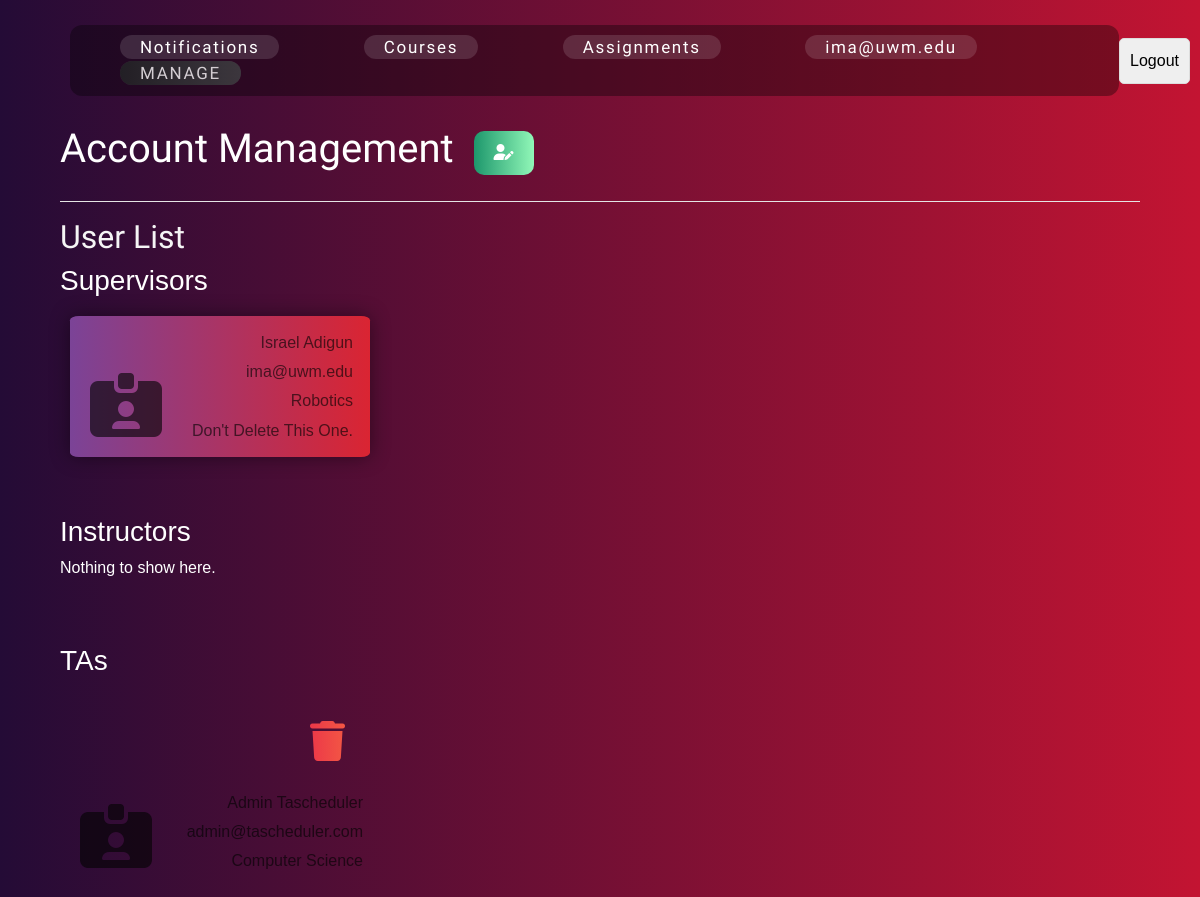
The app's page /account-management/ (signed in), older data.
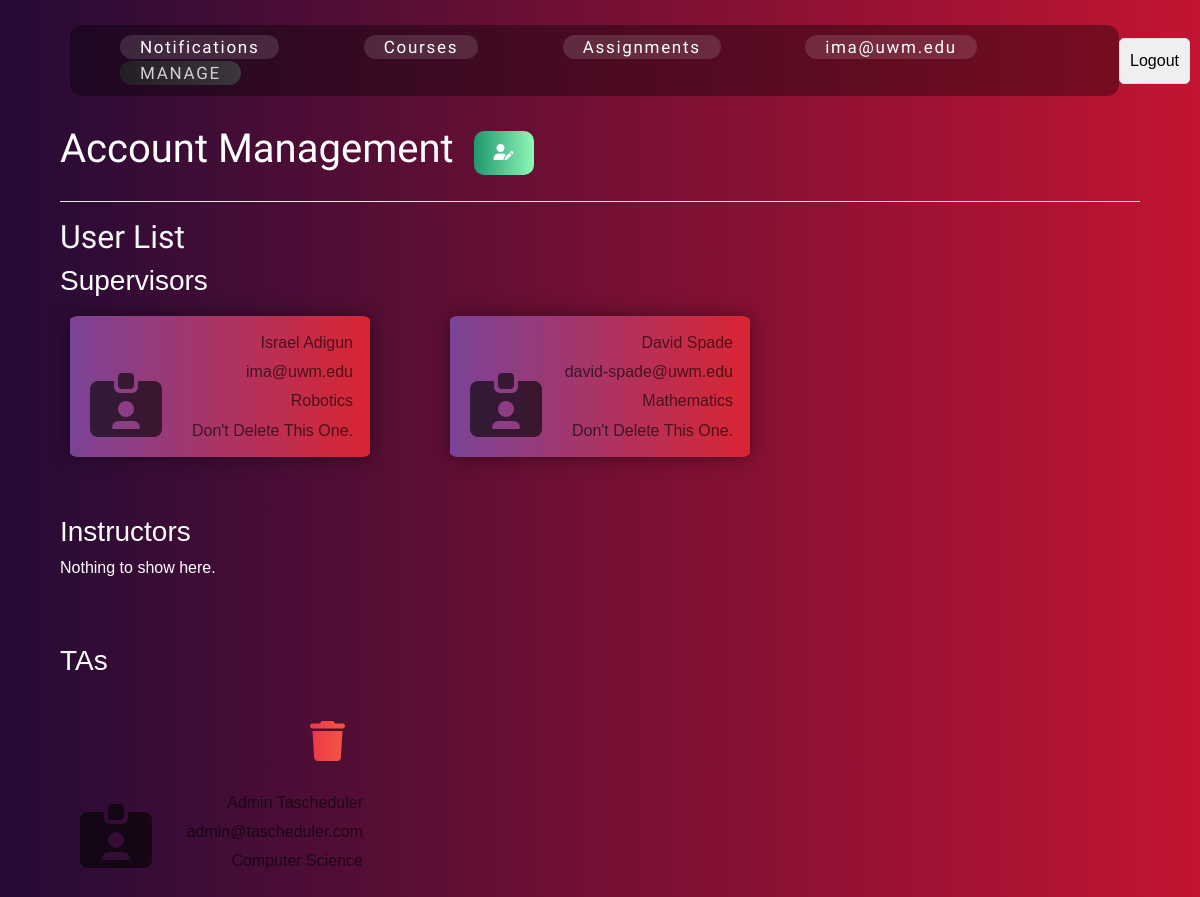
The same page, newer data.
### TAScheduler/models.py (models this page shows, shortened)
class Supervisor(models.Model):
    user = models.OneToOneField(User, to_field="email", on_delete=models.CASCADE)
    admin_dept = models.CharField(max_length=100)
    class Meta:
        verbose_name = "Supervisor"
        verbose_name_plural = "Supervisors"
        permissions = [
            ("create_courses", "Can create courses"),
            ("create_accounts", "Can create user accounts"),
            ("delete_accounts", "Can delete user accounts"),
            ("edit_accounts", "Can edit user accounts"),
            ("assign_instructors", "Can assign instructors to courses"),
            ("assign_tas", "Can assign TAs to courses and labs"),
            ("access_all_data", "Can access all system data"),
            ("send_notifications", "Can send notifications to users"),
        ]

class User(AbstractUser):
    email = models.EmailField(unique=True)
    fname = models.CharField(max_length=50, verbose_name="First Name")
    lname = models.CharField(max_length=50, verbose_name="Last Name")
    address = models.CharField(max_length=50)
    phone_number = models.CharField(max_length=15, blank=True, null=True, verbose_name="Phone Number")
    username = None
    USERNAME_FIELD = 'email'
    REQUIRED_FIELDS = ['fname', 'lname']
    objects = UserManager()  # Use the custom manager

class TA(models.Model):
    user = models.ForeignKey(User, to_field='email',on_delete=models.CASCADE)
    ta_dept = models.CharField(max_length=100)
    class Meta:
        verbose_name = "TA"
        verbose_name_plural = "TAs"
        permissions = [
            ("edit_contact_info", "Can edit own contact information"),
            ("view_ta_assignments", "Can view TA assignments"),
            ("view_public_contact_info", "Can read public contact information of all users"),
        ]

### TAScheduler/views.py (the view, shortened to what this page needs)
# urls.py: path("account-management/", AccountManagementView.as_view(), name="account-management"),
@method_decorator([login_required(login_url="/"), group_required('Supervisor')], name='dispatch')
class AccountManagementView(View):
    def get(self, request):
        s,i,t = Supervisor.objects.all(), Instructor.objects.all(), TA.objects.all()
        return render(request, 'AccountManagement.html', {'supervisors': s, "tas":t, "instructors":i, "role":"Supervisor"})

### TAScheduler/utils/auth.py (called while the page is built)
def group_required(group_name):
    def in_group(user):
        if user.is_authenticated and user.groups.filter(name=group_name).exists():
            return True
        raise PermissionDenied  # Raise 403 error for unauthorized users
    return user_passes_test(in_group)

### templates/AccountManagement.html (shortened to what this page needs)
{% extends "base.html" %} {% block title %} Account Management {% endblock %}
{% block content %}
<header class="acct-mgmt-header">
    <div class="header-title">
        <h1>Account Management</h1>
        <button class="btn-grad3" id="add-modal"><i class="fa-solid fa-user-pen"></i></button>
    </div>
</header>
<hr style="background-color: white;">
<h2 style="font-family: Amatic SC; color:whitesmoke;">User List</h2>
<div class="table-div">
    <div class="tbody-div">
        {% include "partials/_allUsers.html" %}
    </div>
</div>
{% endblock %}

### templates/partials/_allUsers.html (shortened to what this page needs)
<div class="custom-group">
    <h3>Supervisors</h3>
    <div class="role-group">
        {% for s in supervisors  %}
        <div class="tr-div btn-gradx0">
            <div class="profile-img"><i class="fa-solid fa-id-card-clip"></i></div>
            <div>
                <div class="td-item text-capitalize">{{s.user.fname}} {{s.user.lname}}</div>
                <div class="td-item text-lowercase">{{s.user.email}}</div>
                <div class="td-item text-capitalize">{{s.admin_dept}}</div>
                <div class="td-item text-capitalize">don't delete this one.</div>
            </div>
        </div>
         {% endfor %}
    </div>
</div>
<br><br>
<div>
    <h3>Instructors</h3>
    <div class="role-group">
        {% if instructors|length == 0 %}
        <p>Nothing to show here.</p>
       {% endif %}
    </div>
</div>
<br><br>
<div>
    <h3>TAs</h3>
    <div class="role-group">
        {% for t in tas  %}
        <div class="tr-div">
            <div class="profile-img"><i class="fa-solid fa-id-card-clip"></i></div>
            <div>
                <form action="{% url "account-management" %}" id="delete_from" class="delete-from w-100" method="POST">
                    <i id="delete_user_btn" class="input-imp fa-solid fa-trash"></i>
                </form>
                <div class="td-item text-capitalize">{{t.user.fname}} {{t.user.lname}}</div>
                <div class="td-item text-lowercase">{{t.user.email}}</div>
                <div class="td-item text-capitalize">{{t.ta_dept}}</div>
            </div>
        </div>
        {% endfor %}
    </div>
</div>

Row changes from the older to the newer data that the page shows:
added Supervisor: user.fname "David", user.lname "Spade", user.email "david-spade@uwm.edu", admin_dept "Mathematics"
